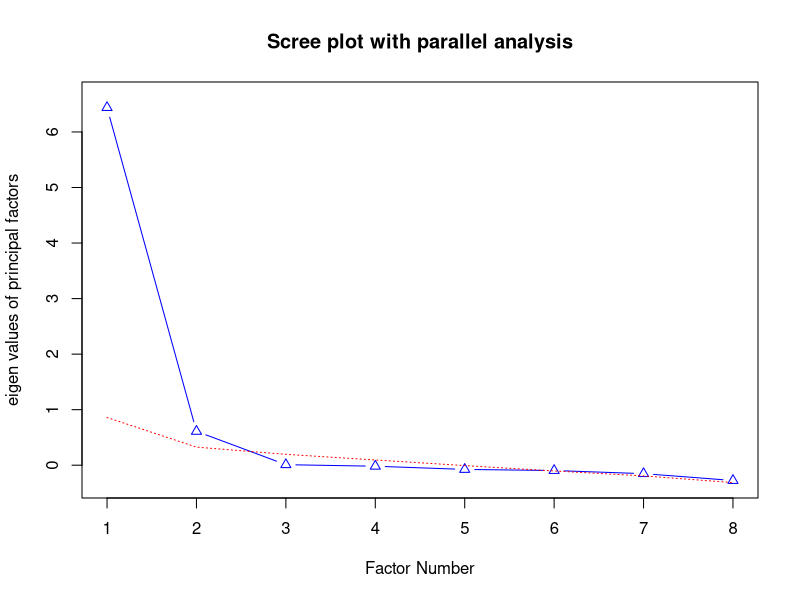
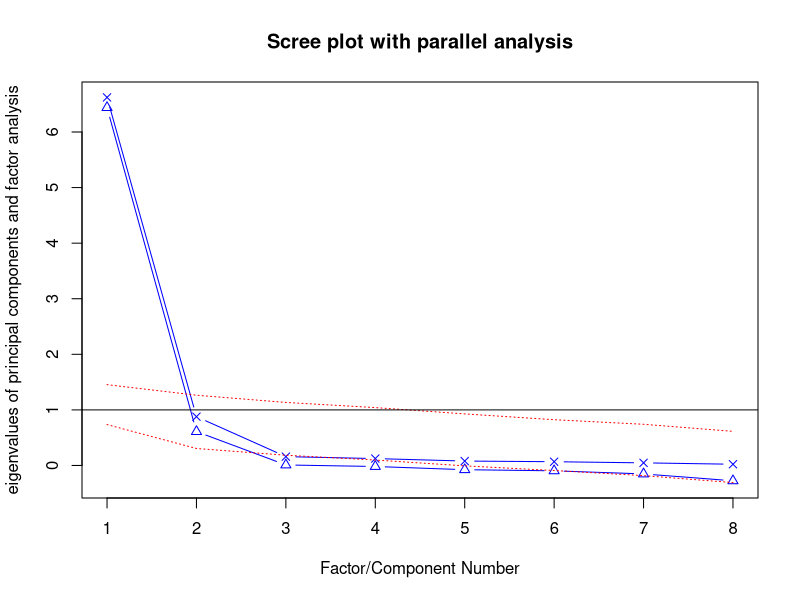
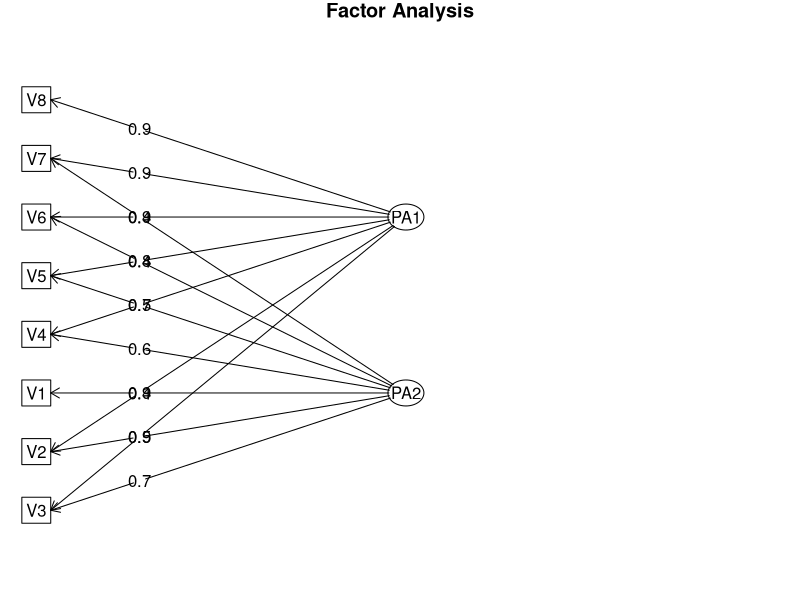
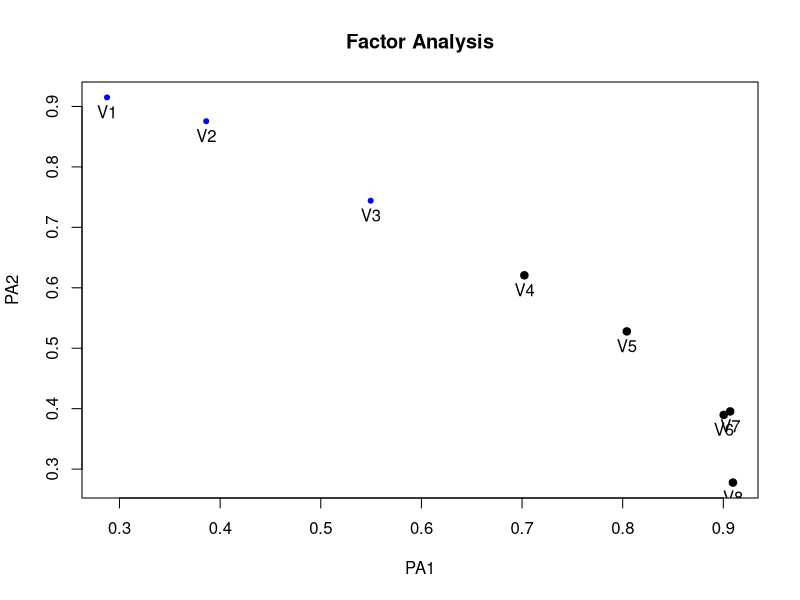

R code for these plots, in order:


## ========================================================================= ##
#        An Example of Factor Analysis Model with Package -- psych
## ========================================================================= ##

library(psych)

R <- read.csv("faCov.csv", header=F)
data <- as.matrix(R)

fa.parallel(data, fa="fa", show.legend=F, main="Scree plot with parallel analysis")
fa.parallel(data, fa="both", show.legend=F, main="Scree plot with parallel analysis")

fa1 <- fa(data, nfactors=2, rotate="none")    
fa1 <- fa(data, nfactors=2, rotate="none", fm="ml")
fa1 <- fa(data, nfactors=2, rotate="none", fm="pa")
fa1 <- fa(data, nfactors=2, rotate="none", fm="wls")
fa1 <- fa(data, nfactors=2, rotate="none", fm="gls")
fa1

fa2 <- fa(data, nfactors=2, rotate="varimax", fm="pa")
fa2
fa.diagram(fa2, simple=F)
factor.plot(fa2, labels=rownames(fa2$loadings))

